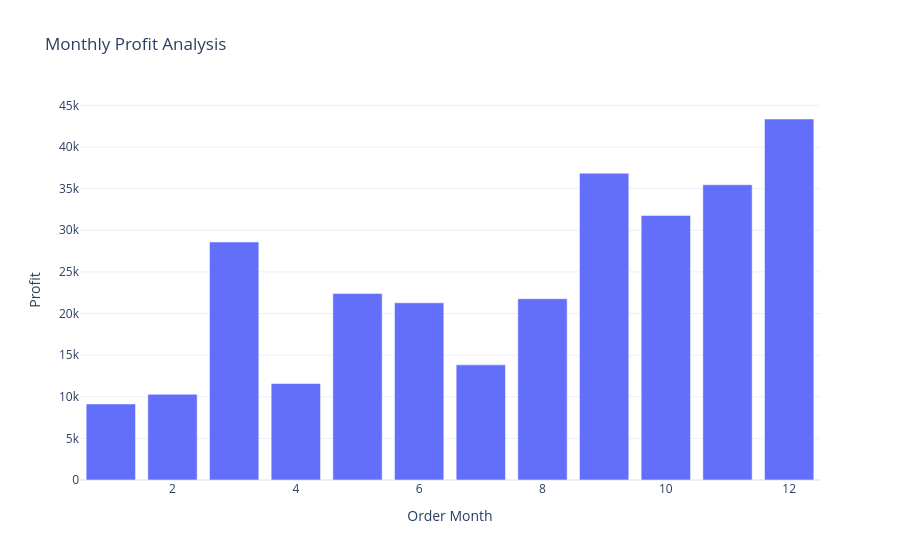

The notebook cell this image was saved under:
### Code cell
fig = px.bar(profit_by_month, x='Order Month',y="Profit", title="Monthly Profit Analysis ")
fig.show()

### Figure 1 — Plotly figure (JSON) as saved in the notebook; plotly's stock layout.template omitted (floating-point values rounded to 4 significant figures)
{"data": [{"hovertemplate": "Order Month=%{x}<br>Profit=%{y}<extra></extra>", "legendgroup": "", "marker": {"color": "#636efa", "pattern": {"shape": ""}}, "name": "", "orientation": "v", "showlegend": false, "textposition": "auto", "type": "bar", "x": [1, 2, 3, 4, 5, 6, 7, 8, 9, 10, 11, 12], "xaxis": "x", "y": [9134.0, 10290.0, 28590.0, 11590.0, 22410.0, 21290.0, 13830.0, 21780.0, 36860.0, 31780.0, 35470.0, 43370.0], "yaxis": "y"}], "layout": {"barmode": "relative", "legend": {"tracegroupgap": 0}, "title": {"text": "Monthly Profit Analysis "}, "xaxis": {"anchor": "y", "domain": [0, 1], "title": {"text": "Order Month"}}, "yaxis": {"anchor": "x", "domain": [0, 1], "title": {"text": "Profit"}}}}
